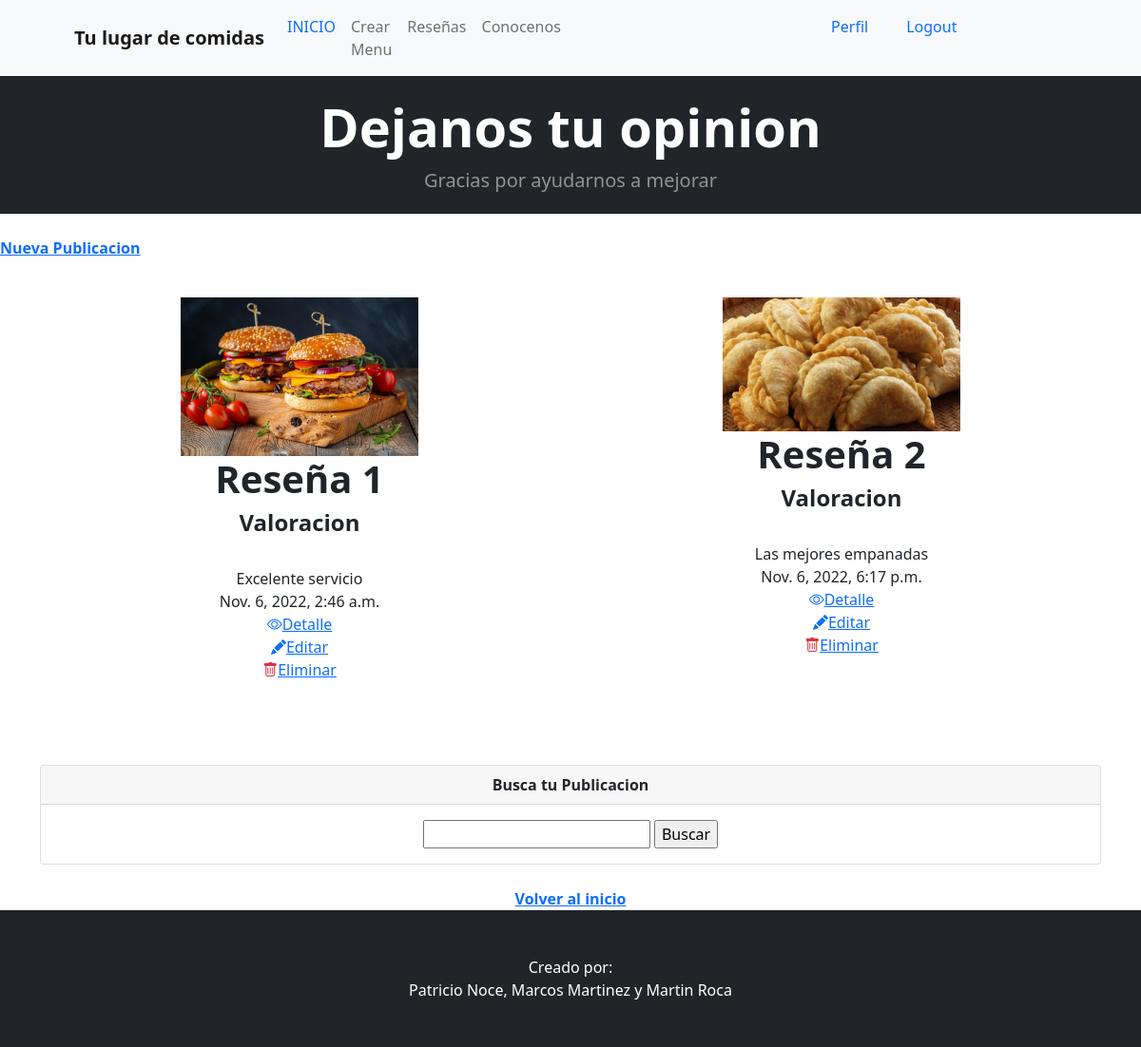
Screenshot of /list/ (signed in) with the database file from the repository.
### nmr_food/models.py (models this page shows, shortened)
class Post(models.Model):
    title = models.CharField(max_length=100)
    short_content = models.CharField(max_length=255)
    content = models.TextField(max_length=3000)
    date_published = models.DateTimeField(auto_now_add=True)
    image = models.ImageField(upload_to="posts", null=True, blank=True)

### nmr_food/views.py (the view)
# urls.py: path('list/', ListPost.as_view(), name="list-post"),
class ListPost(LoginRequiredMixin, ListView):
    model=Post

### nmr_food/templates/nmr_food/post_list.html (shortened to what this page needs)
{% extends 'nmr_food/index.html' %}
{% block content %}
<header class="bg-dark py-3">
<div class="container px-2 px-lg-4 my-1">
    <div class="text-center text-white">
        <h1 class="display-4 fw-bolder">Dejanos tu opinion</h1>
        <p class="lead fw-normal text-white-50 mb-0">Gracias por ayudarnos a mejorar</p>
    </div>
</div>
</header>
<br>
<a href="{% url 'create-post' %}"><strong> Nueva Publicacion </strong></a>
<br>
<br>
<div class="container text-center">
    <div class="row">
            {% for post in object_list %}
            <div class="col-sm-6 align-items-center">
                <div class="card-body">
                <img src="{{ post.image.url }}" class= Menu width="250px">
                <br><h1><strong>{{post.title}}</strong></h1>
                <h4><strong>{{post.short_content}}</strong></h4>
                <br>{{post.content}}
                <br>{{post.date_published}}
                <br><a href="{% url 'detail-post' post.id  %}"><i class="bi bi-eye"></i>Detalle</a>
                <br><a href="{% url 'update-post' post.id  %}"><i class="bi bi-pencil-fill"></i>Editar</a>
                <br><a href="{% url 'delete-post' post.id  %}"><i class="bi bi-trash text-danger"></i>Eliminar</a>
                <br>
                <br>
                <br>
                <br>
                </div>
            </div>
            {% endfor %}
    </div>
        <div class="card mb-4">
        <div class="card-header"><strong>Busca tu Publicacion</strong></div>
            <div class="card-body">
                <form action="{% url 'search-by-name-post' %}" method="get">
                    <input type="search" name="post-title">
                    <input type="submit" value="Buscar">
                </form>
            </div>
        </div>
    <a href="{% url 'home' %}"><strong> Volver al inicio </strong></a>
</div>
{% endblock %}

### rows the page displays
Post: image (picture), title "Reseña 1", short_content "Valoracion", content "Excelente servicio", date_published "Nov. 6, 2022, 2:46 a.m."
Post: image (picture), title "Reseña 2", short_content "Valoracion", content "Las mejores empanadas", date_published "Nov. 6, 2022, 6:17 p.m."
